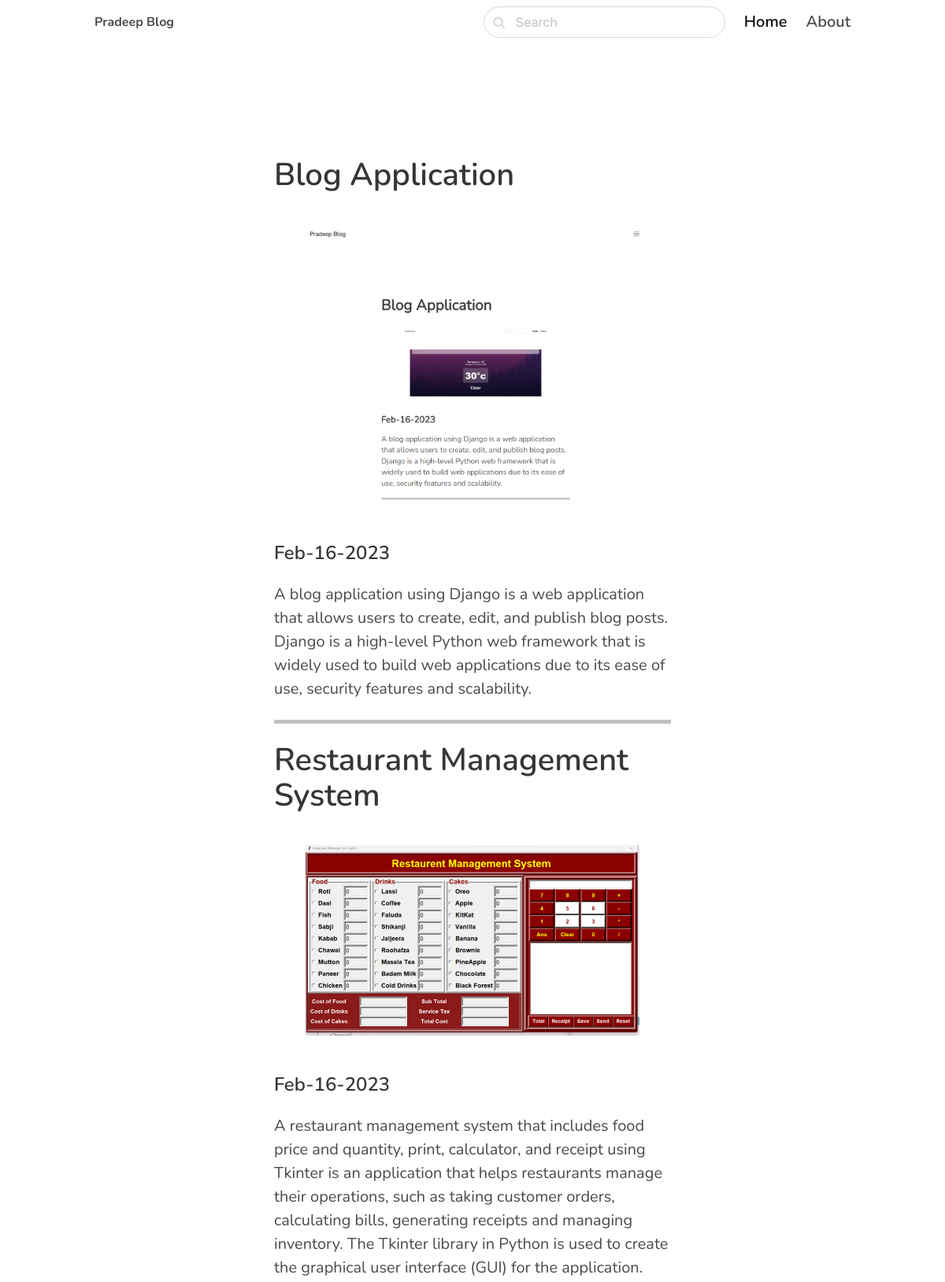
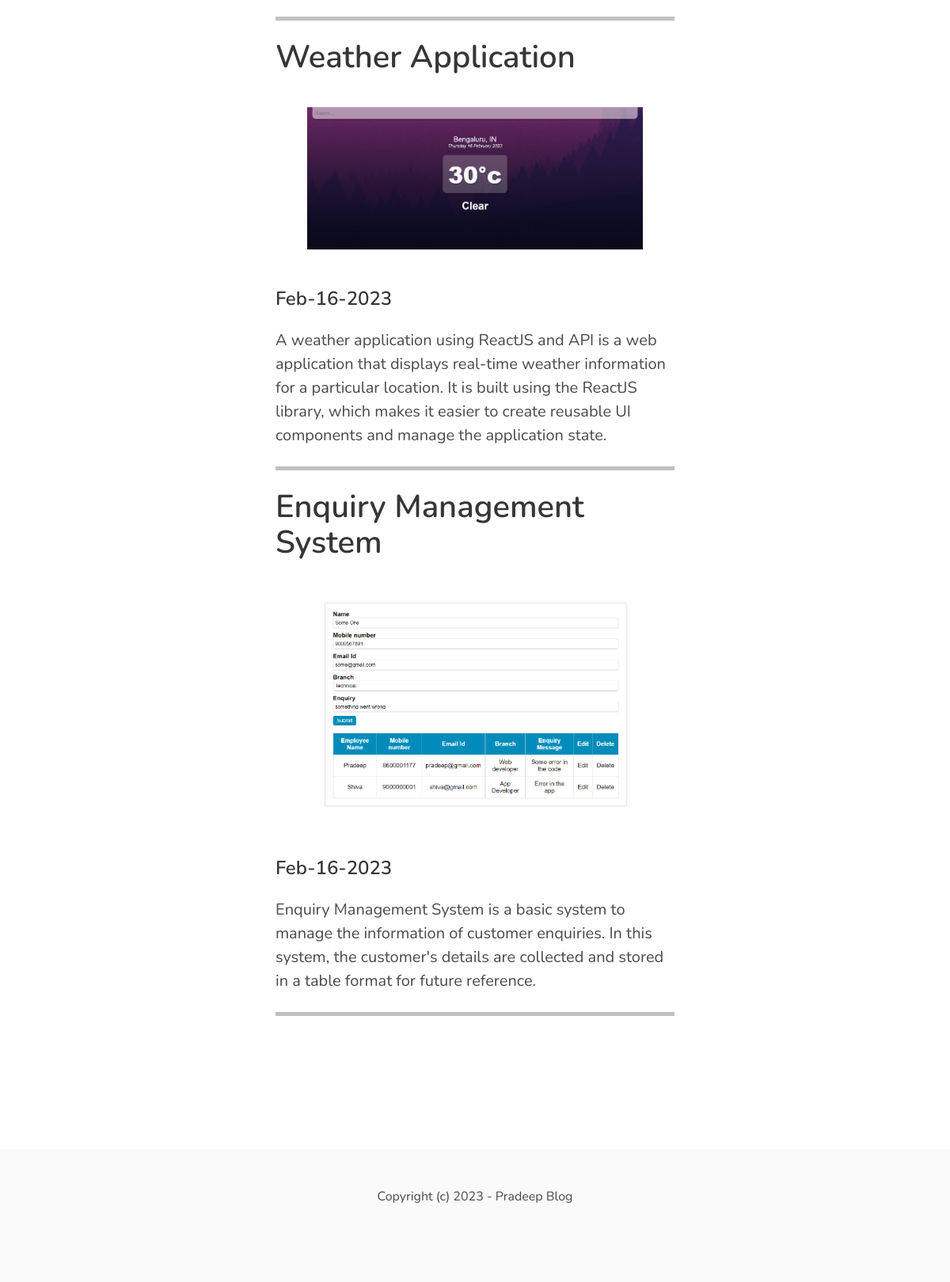
The page / on the database its author committed (2 pictures, top to bottom).
### blog/models.py (models this page shows, shortened)
class Post(models.Model):
    ACTIVE = 'active'
    DRAFT = 'draft'
    CHOICES_STATUS = {
        (ACTIVE,'Active'),
        (DRAFT,'Draft')
    }
    category = models.ForeignKey(Category, related_name='posts', on_delete=models.CASCADE)
    title = models.CharField(max_length=1000)
    slug = models.SlugField()
    intro = models.TextField()
    body = models.TextField()
    created_at = models.DateTimeField(auto_now_add=True)
    status = models.CharField(max_length=10, choices=CHOICES_STATUS, default=ACTIVE)
    image = models.ImageField(upload_to='uploads/', blank=True, null=True)
    class Meta:
        ordering = ('-created_at',)

### Myapp/views.py (the view)
# urls.py: path('', frontpage,name="frontpage"),
def frontpage(request):
    posts = Post.objects.filter(status=Post.ACTIVE)
    return render(request,'core/frontpage.html',{'posts':posts})

### Myapp/templates/core/frontpage.html (shortened to what this page needs)
{% extends 'core/base.html' %}
{% block content %}
<section class="hero ">
    <div class="hero-body">
        <div class="container">
            <section class="section">
                <div class="columns">
                    <div class="column is-8 is-offset-2">
                        {% for post in posts %}
                            <div class="content is-medium">
                                    <a href="{% url 'post_detail' post.category.slug post.slug %}">
                                    <h1 class="title">{{ post.title }}</h1>
                                    </a>
                                    {% if post.image %}
                                        <figure class="image">
                                            <img src="{{ post.image.url }}" alt="">
                                        </figure>
                                    {% endif %}
                                    <h2 class="subtitle is-4">{{ post.created_at|date:'M-d-Y'}}</h2>
                                    <p>{{ post.intro }}</p><hr style="height: 5px; background-color: silver;" >
                            </div>
                        {% endfor %}
                    </div>
                </div>
            </section>
        </div>
    </div>
</section>
{% endblock %}

### Myapp/templates/core/base.html (shortened to what this page needs)
<!DOCTYPE html>
<html lang="en">
<head>
    <link rel="stylesheet" href="https://unpkg.com/bulma@0.9.2/css/bulma.min.css" />
    <link href="https://stackpath.bootstrapcdn.com/font-awesome/4.7.0/css/font-awesome.min.css" rel="stylesheet"
>
</head>
<body>
    <nav class="navbar">
        <div class="container">
          <div class="navbar-brand">
            <a class="navbar-item" href="/">
              <strong>Pradeep Blog</strong>
            </a>
          </div>
          <div id="navbarMenu" class="navbar-menu">
            <div class="navbar-end">
              <div class="navbar-item">
                <form method="get" action="{% url 'search' %}">
                    <div class="control has-icons-left">
                        <input class="input is-rounded" name="query" type="text" placeholder="Search">
                        <span class="icon is-left">
                        </span>
                    </div>
                </form>
              </div>
              <a href="/" class="navbar-item is-active is-size-5 has-text-weight-semibold">
                Home
              </a>
              <a href="{% url 'about' %}" class="navbar-item is-size-5 has-text-weight-semibold">
                About
              </a>
            </div>
          </div>
        </div>
      </nav>
    <section class="section">
        <div class="container">
            {% block content %}
            {% endblock %}
        </div>
    </section>
    <footer class="footer">
        <div class="content has-text-centered">
          <p>Copyright (c) 2023 - Pradeep Blog</p>
</body>
</html>

### Myapp/templates/core/base.html (style rules this page uses)
body { font-family: 'Nunito', sans-serif; }
nav.navbar { height: 6rem !important; box-shadow: 0 1px 3px 0 rgba(0, 0, 0, .1), 0 1px 2px 0 rgba(0, 0, 0, .06) !important; }

### rows shown on the page
Post: title "Blog Application", image (picture), created_at "Feb-16-2023", intro "A blog application using Django is a web application that allows users to create, edit, and publish blog posts. Django is a high-level Python web framework that is widely used to build web applications due to its ease of use, security features and scalability."
Post: title "Restaurant Management System", image (picture), created_at "Feb-16-2023", intro "A restaurant management system that includes food price and quantity, print, calculator, and receipt using Tkinter is an application that helps restaurants manage their operations, such as taking customer orders, calculating bills, generating receipts and managing inventory. The Tkinter library in Python is used to create the graphical user interface (GUI) for the application."
Post: title "Weather Application", image (picture), created_at "Feb-16-2023", intro "A weather application using ReactJS and API is a web application that displays real-time weather information for a particular location. It is built using the ReactJS library, which makes it easier to create reusable UI components and manage the application state."
Post: title "Enquiry Management System", image (picture), created_at "Feb-16-2023", intro "Enquiry Management System is a basic system to manage the information of customer enquiries. In this system, the customer's details are collected and stored in a table format for future reference."
